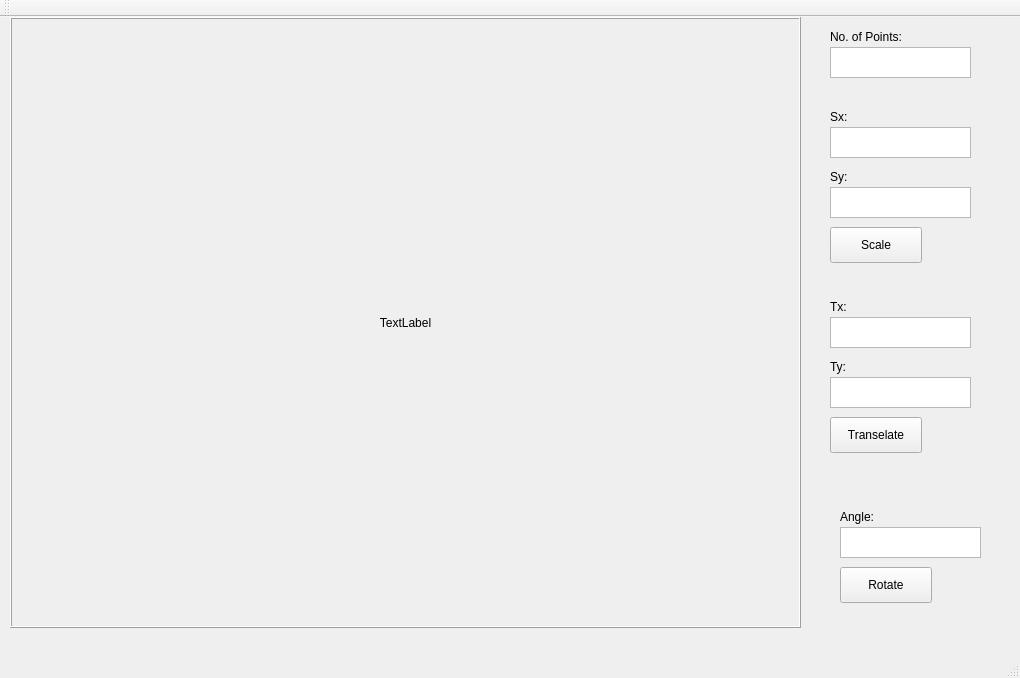
<?xml version="1.0" encoding="UTF-8"?>
<ui version="4.0">
 <class>MainWindow</class>
 <widget class="QMainWindow" name="MainWindow">
  <property name="geometry">
   <rect>
    <x>0</x>
    <y>0</y>
    <width>1020</width>
    <height>678</height>
   </rect>
  </property>
  <property name="windowTitle">
   <string>MainWindow</string>
  </property>
  <widget class="QWidget" name="centralWidget">
   <widget class="QLabel" name="label">
    <property name="geometry">
     <rect>
      <x>10</x>
      <y>0</y>
      <width>791</width>
      <height>611</height>
     </rect>
    </property>
    <property name="cursor">
     <cursorShape>CrossCursor</cursorShape>
    </property>
    <property name="frameShape">
     <enum>QFrame::Box</enum>
    </property>
    <property name="frameShadow">
     <enum>QFrame::Raised</enum>
    </property>
    <property name="text">
     <string>TextLabel</string>
    </property>
    <property name="alignment">
     <set>Qt::AlignCenter</set>
    </property>
   </widget>
   <widget class="QLabel" name="label_2">
    <property name="geometry">
     <rect>
      <x>830</x>
      <y>10</y>
      <width>101</width>
      <height>20</height>
     </rect>
    </property>
    <property name="text">
     <string>No. of Points:</string>
    </property>
   </widget>
   <widget class="QTextEdit" name="textEdit">
    <property name="geometry">
     <rect>
      <x>830</x>
      <y>30</y>
      <width>141</width>
      <height>31</height>
     </rect>
    </property>
   </widget>
   <widget class="QLabel" name="label_3">
    <property name="geometry">
     <rect>
      <x>830</x>
      <y>90</y>
      <width>61</width>
      <height>20</height>
     </rect>
    </property>
    <property name="text">
     <string>Sx:</string>
    </property>
   </widget>
   <widget class="QLabel" name="label_4">
    <property name="geometry">
     <rect>
      <x>830</x>
      <y>150</y>
      <width>61</width>
      <height>20</height>
     </rect>
    </property>
    <property name="text">
     <string>Sy:</string>
    </property>
   </widget>
   <widget class="QTextEdit" name="textEdit_2">
    <property name="geometry">
     <rect>
      <x>830</x>
      <y>110</y>
      <width>141</width>
      <height>31</height>
     </rect>
    </property>
   </widget>
   <widget class="QTextEdit" name="textEdit_3">
    <property name="geometry">
     <rect>
      <x>830</x>
      <y>170</y>
      <width>141</width>
      <height>31</height>
     </rect>
    </property>
   </widget>
   <widget class="QPushButton" name="pushButton">
    <property name="geometry">
     <rect>
      <x>830</x>
      <y>210</y>
      <width>92</width>
      <height>36</height>
     </rect>
    </property>
    <property name="text">
     <string>Scale</string>
    </property>
   </widget>
   <widget class="QLabel" name="label_5">
    <property name="geometry">
     <rect>
      <x>830</x>
      <y>280</y>
      <width>31</width>
      <height>20</height>
     </rect>
    </property>
    <property name="text">
     <string>Tx:</string>
    </property>
   </widget>
   <widget class="QTextEdit" name="textEdit_4">
    <property name="geometry">
     <rect>
      <x>830</x>
      <y>300</y>
      <width>141</width>
      <height>31</height>
     </rect>
    </property>
   </widget>
   <widget class="QTextEdit" name="textEdit_5">
    <property name="geometry">
     <rect>
      <x>830</x>
      <y>360</y>
      <width>141</width>
      <height>31</height>
     </rect>
    </property>
   </widget>
   <widget class="QLabel" name="label_6">
    <property name="geometry">
     <rect>
      <x>830</x>
      <y>340</y>
      <width>31</width>
      <height>20</height>
     </rect>
    </property>
    <property name="text">
     <string>Ty:</string>
    </property>
   </widget>
   <widget class="QPushButton" name="pushButton_2">
    <property name="geometry">
     <rect>
      <x>830</x>
      <y>400</y>
      <width>92</width>
      <height>36</height>
     </rect>
    </property>
    <property name="text">
     <string>Transelate</string>
    </property>
   </widget>
   <widget class="QPushButton" name="pushButton_3">
    <property name="geometry">
     <rect>
      <x>840</x>
      <y>550</y>
      <width>92</width>
      <height>36</height>
     </rect>
    </property>
    <property name="text">
     <string>Rotate</string>
    </property>
   </widget>
   <widget class="QLabel" name="label_7">
    <property name="geometry">
     <rect>
      <x>840</x>
      <y>490</y>
      <width>63</width>
      <height>20</height>
     </rect>
    </property>
    <property name="text">
     <string>Angle:</string>
    </property>
   </widget>
   <widget class="QTextEdit" name="textEdit_6">
    <property name="geometry">
     <rect>
      <x>840</x>
      <y>510</y>
      <width>141</width>
      <height>31</height>
     </rect>
    </property>
   </widget>
  </widget>
  <widget class="QMenuBar" name="menuBar">
   <property name="geometry">
    <rect>
     <x>0</x>
     <y>0</y>
     <width>1020</width>
     <height>28</height>
    </rect>
   </property>
  </widget>
  <widget class="QToolBar" name="mainToolBar">
   <attribute name="toolBarArea">
    <enum>TopToolBarArea</enum>
   </attribute>
   <attribute name="toolBarBreak">
    <bool>false</bool>
   </attribute>
  </widget>
  <widget class="QStatusBar" name="statusBar"/>
 </widget>
 <layoutdefault spacing="6" margin="11"/>
 <resources/>
 <connections/>
</ui>
